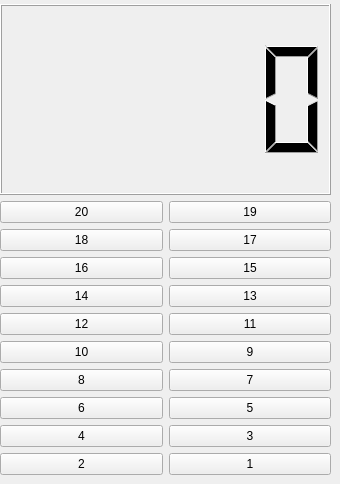
   <widget class="QWidget" name="tab">
    <attribute name="title">
     <string>电梯1</string>
    </attribute>
    <widget class="QWidget" name="verticalLayoutWidget">
     <property name="geometry">
      <rect>
       <x>0</x>
       <y>4</y>
       <width>331</width>
       <height>471</height>
      </rect>
     </property>
     <layout class="QVBoxLayout" name="verticalLayout">
      <item>
       <widget class="QLCDNumber" name="lcdNumber_1"/>
      </item>
      <item>
       <layout class="QHBoxLayout" name="es_10">
        <item>
         <widget class="QPushButton" name="ef_20">
          <property name="text">
           <string>20</string>
          </property>
          <property name="checkable">
           <bool>true</bool>
          </property>
         </widget>
        </item>
        <item>
         <widget class="QPushButton" name="ef_19">
          <property name="text">
           <string>19</string>
          </property>
          <property name="checkable">
           <bool>true</bool>
          </property>
         </widget>
        </item>
       </layout>
      </item>
      <item>
       <layout class="QHBoxLayout" name="es_9">
        <item>
         <widget class="QPushButton" name="ef_18">
          <property name="text">
           <string>18</string>
          </property>
          <property name="checkable">
           <bool>true</bool>
          </property>
         </widget>
        </item>
        <item>
         <widget class="QPushButton" name="ef_17">
          <property name="text">
           <string>17</string>
          </property>
          <property name="checkable">
           <bool>true</bool>
          </property>
         </widget>
        </item>
       </layout>
      </item>
      <item>
       <layout class="QHBoxLayout" name="es_8">
        <item>
         <widget class="QPushButton" name="ef_16">
          <property name="text">
           <string>16</string>
          </property>
          <property name="checkable">
           <bool>true</bool>
          </property>
         </widget>
        </item>
        <item>
         <widget class="QPushButton" name="ef_15">
          <property name="text">
           <string>15</string>
          </property>
          <property name="checkable">
           <bool>true</bool>
          </property>
         </widget>
        </item>
       </layout>
      </item>
      <item>
       <layout class="QHBoxLayout" name="es_7">
        <item>
         <widget class="QPushButton" name="ef_14">
          <property name="text">
           <string>14</string>
          </property>
          <property name="checkable">
           <bool>true</bool>
          </property>
         </widget>
        </item>
        <item>
         <widget class="QPushButton" name="ef_13">
          <property name="text">
           <string>13</string>
          </property>
          <property name="checkable">
           <bool>true</bool>
          </property>
         </widget>
        </item>
       </layout>
      </item>
      <item>
       <layout class="QHBoxLayout" name="es_6">
        <item>
         <widget class="QPushButton" name="ef_12">
          <property name="text">
           <string>12</string>
          </property>
          <property name="checkable">
           <bool>true</bool>
          </property>
         </widget>
        </item>
        <item>
         <widget class="QPushButton" name="ef_11">
          <property name="text">
           <string>11</string>
          </property>
          <property name="checkable">
           <bool>true</bool>
          </property>
         </widget>
        </item>
       </layout>
      </item>
      <item>
       <layout class="QHBoxLayout" name="es_5">
        <item>
         <widget class="QPushButton" name="ef_10">
          <property name="text">
           <string>10</string>
          </property>
          <property name="checkable">
           <bool>true</bool>
          </property>
         </widget>
        </item>
        <item>
         <widget class="QPushButton" name="ef_9">
          <property name="text">
           <string>9</string>
          </property>
          <property name="checkable">
           <bool>true</bool>
          </property>
         </widget>
        </item>
       </layout>
      </item>
      <item>
       <layout class="QHBoxLayout" name="es_4">
        <item>
         <widget class="QPushButton" name="ef_8">
          <property name="text">
           <string>8</string>
          </property>
          <property name="checkable">
           <bool>true</bool>
          </property>
         </widget>
        </item>
        <item>
         <widget class="QPushButton" name="ef_7">
          <property name="text">
           <string>7</string>
          </property>
          <property name="checkable">
           <bool>true</bool>
          </property>
         </widget>
        </item>
       </layout>
      </item>
      <item>
       <layout class="QHBoxLayout" name="es_3">
        <item>
         <widget class="QPushButton" name="ef_6">
          <property name="text">
           <string>6</string>
          </property>
          <property name="checkable">
           <bool>true</bool>
          </property>
         </widget>
        </item>
        <item>
         <widget class="QPushButton" name="ef_5">
          <property name="text">
           <string>5</string>
          </property>
          <property name="checkable">
           <bool>true</bool>
          </property>
         </widget>
        </item>
       </layout>
      </item>
      <item>
       <layout class="QHBoxLayout" name="es_2">
        <item>
         <widget class="QPushButton" name="ef_4">
          <property name="text">
           <string>4</string>
          </property>
          <property name="checkable">
           <bool>true</bool>
          </property>
         </widget>
        </item>
        <item>
         <widget class="QPushButton" name="ef_3">
          <property name="text">
           <string>3</string>
          </property>
          <property name="checkable">
           <bool>true</bool>
          </property>
         </widget>
        </item>
       </layout>
      </item>
      <item>
       <layout class="QHBoxLayout" name="es_1">
        <item>
         <widget class="QPushButton" name="ef_2">
          <property name="text">
           <string>2</string>
          </property>
          <property name="checkable">
           <bool>true</bool>
          </property>
         </widget>
        </item>
        <item>
         <widget class="QPushButton" name="ef_1">
          <property name="text">
           <string>1</string>
          </property>
          <property name="checkable">
           <bool>true</bool>
          </property>
         </widget>
        </item>
       </layout>
      </item>
     </layout>
    </widget>
   </widget>
